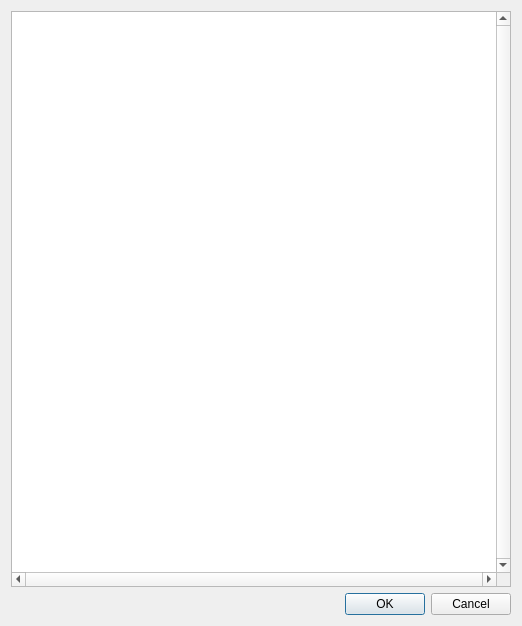
<?xml version="1.0" encoding="UTF-8"?>
<ui version="4.0">
 <class>HelpDialog</class>
 <widget class="QDialog" name="HelpDialog">
  <property name="geometry">
   <rect>
    <x>0</x>
    <y>0</y>
    <width>522</width>
    <height>626</height>
   </rect>
  </property>
  <property name="windowTitle">
   <string>Dialog</string>
  </property>
  <layout class="QVBoxLayout" name="verticalLayout">
   <item>
    <widget class="QTextEdit" name="textEdit">
     <property name="autoFillBackground">
      <bool>true</bool>
     </property>
     <property name="verticalScrollBarPolicy">
      <enum>Qt::ScrollBarAlwaysOn</enum>
     </property>
     <property name="horizontalScrollBarPolicy">
      <enum>Qt::ScrollBarAlwaysOn</enum>
     </property>
     <property name="readOnly">
      <bool>true</bool>
     </property>
     <property name="tabStopWidth">
      <number>8</number>
     </property>
     <property name="acceptRichText">
      <bool>true</bool>
     </property>
    </widget>
   </item>
   <item>
    <widget class="QDialogButtonBox" name="buttonBox">
     <property name="orientation">
      <enum>Qt::Horizontal</enum>
     </property>
     <property name="standardButtons">
      <set>QDialogButtonBox::Cancel|QDialogButtonBox::Ok</set>
     </property>
    </widget>
   </item>
  </layout>
 </widget>
 <resources/>
 <connections>
  <connection>
   <sender>buttonBox</sender>
   <signal>accepted()</signal>
   <receiver>HelpDialog</receiver>
   <slot>accept()</slot>
   <hints>
    <hint type="sourcelabel">
     <x>248</x>
     <y>254</y>
    </hint>
    <hint type="destinationlabel">
     <x>157</x>
     <y>274</y>
    </hint>
   </hints>
  </connection>
  <connection>
   <sender>buttonBox</sender>
   <signal>rejected()</signal>
   <receiver>HelpDialog</receiver>
   <slot>reject()</slot>
   <hints>
    <hint type="sourcelabel">
     <x>316</x>
     <y>260</y>
    </hint>
    <hint type="destinationlabel">
     <x>286</x>
     <y>274</y>
    </hint>
   </hints>
  </connection>
 </connections>
</ui>
